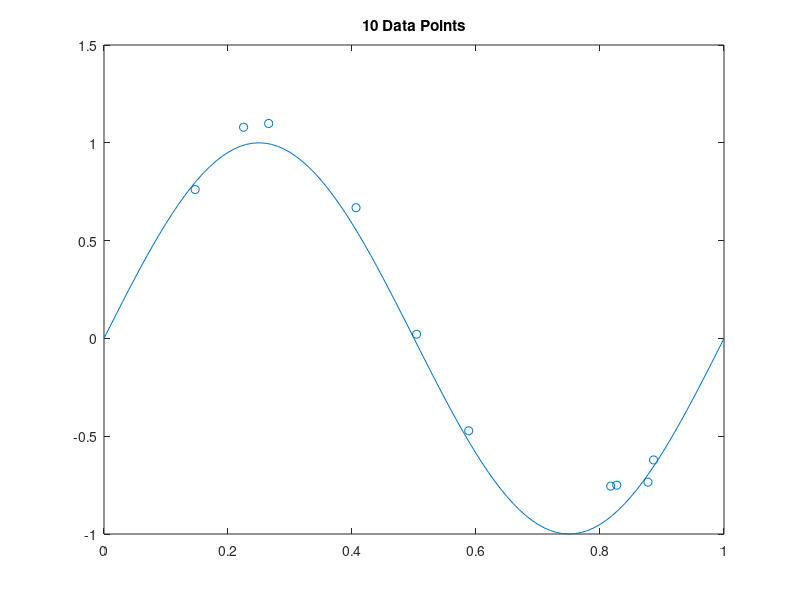

The MATLAB source for this figure: (Note: this script raises an error after producing the figure.)
%Mini MATLAB #1
%Mark Mchedlishvili

mu = 0;
sigma = 0.1;
N = 10;
x = 0:0.01:1;
noise_pd = makedist('Normal', 'mu', mu, 'sigma', sigma);
noise = random(noise_pd, 1, N);

xd = rand(1,N).';
yd = sin(2*pi*xd) + noise.';

figure;
plot(x,sin(2*pi*x));
title('10 Data Points');
hold on;
scatter(xd, yd);

C = zeros(N,N);
beta = 10;
delta = 1;

for i = 1:N
    for j = 1:N
        C(i,j) = kernel(xd(i),xd(j)) + 1/beta*delta;
    end
end

mux = zeros(1,101);
varx = zeros(1,101);
for i=1:101
    kx = zeros(N,1);
    for j = 1:N
        kx(j) = kernel(x(i),xd(j));
    end
    c = kernel(x(i),x(i)) + 1/beta;
    
    mux(i) = kx.' * inv(C) * yd;
    varx(i) = c - kx.' * inv(C) * kx;
end
%figure;
plot(x,mux);
xx = [x, fliplr(x)];
yy = [mux+varx, fliplr(mux-varx)];
fill(xx, yy, 'r', 'FaceAlpha', 0.1);
hold off;